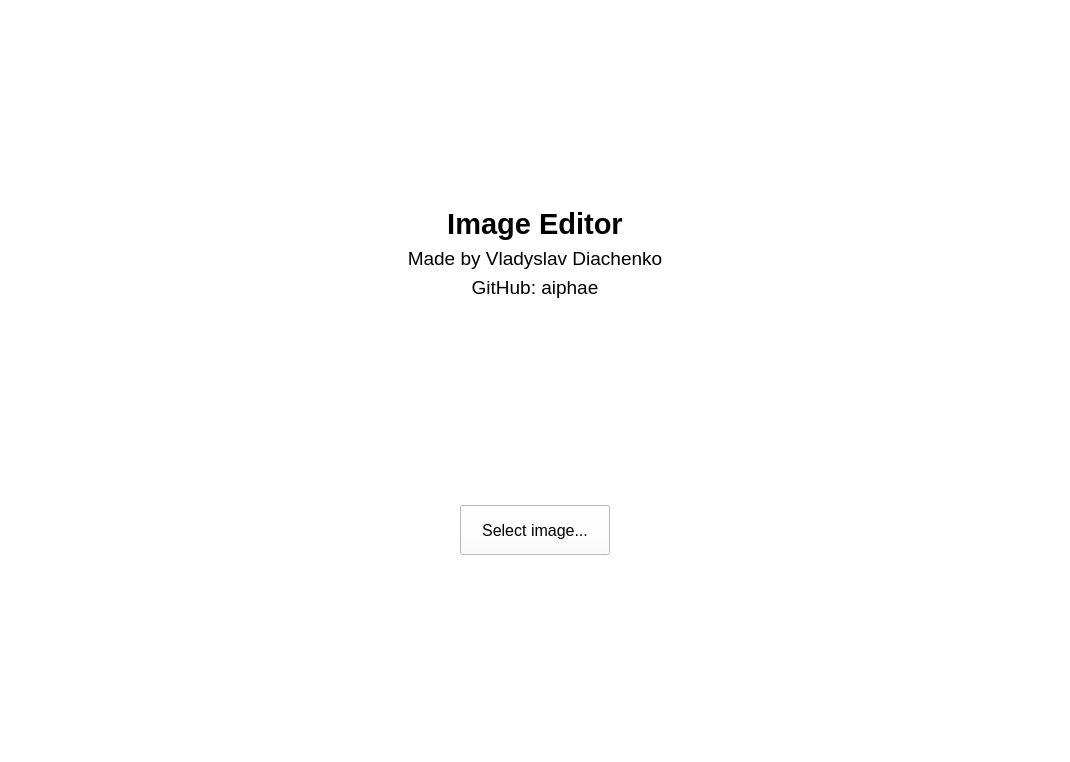
<?xml version="1.0" encoding="UTF-8"?>
<ui version="4.0">
 <class>MainWindow</class>
 <widget class="QMainWindow" name="MainWindow">
  <property name="enabled">
   <bool>true</bool>
  </property>
  <property name="geometry">
   <rect>
    <x>0</x>
    <y>0</y>
    <width>1070</width>
    <height>762</height>
   </rect>
  </property>
  <property name="sizePolicy">
   <sizepolicy hsizetype="Preferred" vsizetype="Preferred">
    <horstretch>0</horstretch>
    <verstretch>0</verstretch>
   </sizepolicy>
  </property>
  <property name="palette">
   <palette>
    <active>
     <colorrole role="WindowText">
      <brush brushstyle="SolidPattern">
       <color alpha="255">
        <red>0</red>
        <green>0</green>
        <blue>0</blue>
       </color>
      </brush>
     </colorrole>
     <colorrole role="Button">
      <brush brushstyle="SolidPattern">
       <color alpha="255">
        <red>255</red>
        <green>255</green>
        <blue>255</blue>
       </color>
      </brush>
     </colorrole>
     <colorrole role="Light">
      <brush brushstyle="SolidPattern">
       <color alpha="255">
        <red>255</red>
        <green>255</green>
        <blue>255</blue>
       </color>
      </brush>
     </colorrole>
     <colorrole role="Midlight">
      <brush brushstyle="SolidPattern">
       <color alpha="255">
        <red>255</red>
        <green>255</green>
        <blue>255</blue>
       </color>
      </brush>
     </colorrole>
     <colorrole role="Dark">
      <brush brushstyle="SolidPattern">
       <color alpha="255">
        <red>127</red>
        <green>127</green>
        <blue>127</blue>
       </color>
      </brush>
     </colorrole>
     <colorrole role="Mid">
      <brush brushstyle="SolidPattern">
       <color alpha="255">
        <red>170</red>
        <green>170</green>
        <blue>170</blue>
       </color>
      </brush>
     </colorrole>
     <colorrole role="Text">
      <brush brushstyle="SolidPattern">
       <color alpha="255">
        <red>0</red>
        <green>0</green>
        <blue>0</blue>
       </color>
      </brush>
     </colorrole>
     <colorrole role="BrightText">
      <brush brushstyle="SolidPattern">
       <color alpha="255">
        <red>255</red>
        <green>255</green>
        <blue>255</blue>
       </color>
      </brush>
     </colorrole>
     <colorrole role="ButtonText">
      <brush brushstyle="SolidPattern">
       <color alpha="255">
        <red>0</red>
        <green>0</green>
        <blue>0</blue>
       </color>
      </brush>
     </colorrole>
     <colorrole role="Base">
      <brush brushstyle="SolidPattern">
       <color alpha="255">
        <red>255</red>
        <green>255</green>
        <blue>255</blue>
       </color>
      </brush>
     </colorrole>
     <colorrole role="Window">
      <brush brushstyle="SolidPattern">
       <color alpha="255">
        <red>255</red>
        <green>255</green>
        <blue>255</blue>
       </color>
      </brush>
     </colorrole>
     <colorrole role="Shadow">
      <brush brushstyle="SolidPattern">
       <color alpha="255">
        <red>0</red>
        <green>0</green>
        <blue>0</blue>
       </color>
      </brush>
     </colorrole>
     <colorrole role="AlternateBase">
      <brush brushstyle="SolidPattern">
       <color alpha="255">
        <red>255</red>
        <green>255</green>
        <blue>255</blue>
       </color>
      </brush>
     </colorrole>
     <colorrole role="ToolTipBase">
      <brush brushstyle="SolidPattern">
       <color alpha="255">
        <red>255</red>
        <green>255</green>
        <blue>220</blue>
       </color>
      </brush>
     </colorrole>
     <colorrole role="ToolTipText">
      <brush brushstyle="SolidPattern">
       <color alpha="255">
        <red>0</red>
        <green>0</green>
        <blue>0</blue>
       </color>
      </brush>
     </colorrole>
     <colorrole role="PlaceholderText">
      <brush brushstyle="SolidPattern">
       <color alpha="127">
        <red>0</red>
        <green>0</green>
        <blue>0</blue>
       </color>
      </brush>
     </colorrole>
     <colorrole role="Accent">
      <brush brushstyle="SolidPattern">
       <color alpha="255">
        <red>255</red>
        <green>255</green>
        <blue>255</blue>
       </color>
      </brush>
     </colorrole>
    </active>
    <inactive>
     <colorrole role="WindowText">
      <brush brushstyle="SolidPattern">
       <color alpha="255">
        <red>0</red>
        <green>0</green>
        <blue>0</blue>
       </color>
      </brush>
     </colorrole>
     <colorrole role="Button">
      <brush brushstyle="SolidPattern">
       <color alpha="255">
        <red>255</red>
        <green>255</green>
        <blue>255</blue>
       </color>
      </brush>
     </colorrole>
     <colorrole role="Light">
      <brush brushstyle="SolidPattern">
       <color alpha="255">
        <red>255</red>
        <green>255</green>
        <blue>255</blue>
       </color>
      </brush>
     </colorrole>
     <colorrole role="Midlight">
      <brush brushstyle="SolidPattern">
       <color alpha="255">
        <red>255</red>
        <green>255</green>
        <blue>255</blue>
       </color>
      </brush>
     </colorrole>
     <colorrole role="Dark">
      <brush brushstyle="SolidPattern">
       <color alpha="255">
        <red>127</red>
        <green>127</green>
        <blue>127</blue>
       </color>
      </brush>
     </colorrole>
     <colorrole role="Mid">
      <brush brushstyle="SolidPattern">
       <color alpha="255">
        <red>170</red>
        <green>170</green>
        <blue>170</blue>
       </color>
      </brush>
     </colorrole>
     <colorrole role="Text">
      <brush brushstyle="SolidPattern">
       <color alpha="255">
        <red>0</red>
        <green>0</green>
        <blue>0</blue>
       </color>
      </brush>
     </colorrole>
     <colorrole role="BrightText">
      <brush brushstyle="SolidPattern">
       <color alpha="255">
        <red>255</red>
        <green>255</green>
        <blue>255</blue>
       </color>
      </brush>
     </colorrole>
     <colorrole role="ButtonText">
      <brush brushstyle="SolidPattern">
       <color alpha="255">
        <red>0</red>
        <green>0</green>
        <blue>0</blue>
       </color>
      </brush>
     </colorrole>
     <colorrole role="Base">
      <brush brushstyle="SolidPattern">
       <color alpha="255">
        <red>255</red>
        <green>255</green>
        <blue>255</blue>
       </color>
      </brush>
     </colorrole>
     <colorrole role="Window">
      <brush brushstyle="SolidPattern">
       <color alpha="255">
        <red>255</red>
        <green>255</green>
        <blue>255</blue>
       </color>
      </brush>
     </colorrole>
     <colorrole role="Shadow">
      <brush brushstyle="SolidPattern">
       <color alpha="255">
        <red>0</red>
        <green>0</green>
        <blue>0</blue>
       </color>
      </brush>
     </colorrole>
     <colorrole role="AlternateBase">
      <brush brushstyle="SolidPattern">
       <color alpha="255">
        <red>255</red>
        <green>255</green>
        <blue>255</blue>
       </color>
      </brush>
     </colorrole>
     <colorrole role="ToolTipBase">
      <brush brushstyle="SolidPattern">
       <color alpha="255">
        <red>255</red>
        <green>255</green>
        <blue>220</blue>
       </color>
      </brush>
     </colorrole>
     <colorrole role="ToolTipText">
      <brush brushstyle="SolidPattern">
       <color alpha="255">
        <red>0</red>
        <green>0</green>
        <blue>0</blue>
       </color>
      </brush>
     </colorrole>
     <colorrole role="PlaceholderText">
      <brush brushstyle="SolidPattern">
       <color alpha="127">
        <red>0</red>
        <green>0</green>
        <blue>0</blue>
       </color>
      </brush>
     </colorrole>
     <colorrole role="Accent">
      <brush brushstyle="SolidPattern">
       <color alpha="255">
        <red>255</red>
        <green>255</green>
        <blue>255</blue>
       </color>
      </brush>
     </colorrole>
    </inactive>
    <disabled>
     <colorrole role="WindowText">
      <brush brushstyle="SolidPattern">
       <color alpha="255">
        <red>127</red>
        <green>127</green>
        <blue>127</blue>
       </color>
      </brush>
     </colorrole>
     <colorrole role="Button">
      <brush brushstyle="SolidPattern">
       <color alpha="255">
        <red>255</red>
        <green>255</green>
        <blue>255</blue>
       </color>
      </brush>
     </colorrole>
     <colorrole role="Light">
      <brush brushstyle="SolidPattern">
       <color alpha="255">
        <red>255</red>
        <green>255</green>
        <blue>255</blue>
       </color>
      </brush>
     </colorrole>
     <colorrole role="Midlight">
      <brush brushstyle="SolidPattern">
       <color alpha="255">
        <red>255</red>
        <green>255</green>
        <blue>255</blue>
       </color>
      </brush>
     </colorrole>
     <colorrole role="Dark">
      <brush brushstyle="SolidPattern">
       <color alpha="255">
        <red>127</red>
        <green>127</green>
        <blue>127</blue>
       </color>
      </brush>
     </colorrole>
     <colorrole role="Mid">
      <brush brushstyle="SolidPattern">
       <color alpha="255">
        <red>170</red>
        <green>170</green>
        <blue>170</blue>
       </color>
      </brush>
     </colorrole>
     <colorrole role="Text">
      <brush brushstyle="SolidPattern">
       <color alpha="255">
        <red>127</red>
        <green>127</green>
        <blue>127</blue>
       </color>
      </brush>
     </colorrole>
     <colorrole role="BrightText">
      <brush brushstyle="SolidPattern">
       <color alpha="255">
        <red>255</red>
        <green>255</green>
        <blue>255</blue>
       </color>
      </brush>
     </colorrole>
     <colorrole role="ButtonText">
      <brush brushstyle="SolidPattern">
       <color alpha="255">
        <red>127</red>
        <green>127</green>
        <blue>127</blue>
       </color>
      </brush>
     </colorrole>
     <colorrole role="Base">
      <brush brushstyle="SolidPattern">
       <color alpha="255">
        <red>255</red>
        <green>255</green>
        <blue>255</blue>
       </color>
      </brush>
     </colorrole>
     <colorrole role="Window">
      <brush brushstyle="SolidPattern">
       <color alpha="255">
        <red>255</red>
        <green>255</green>
        <blue>255</blue>
       </color>
      </brush>
     </colorrole>
     <colorrole role="Shadow">
      <brush brushstyle="SolidPattern">
       <color alpha="255">
        <red>0</red>
        <green>0</green>
        <blue>0</blue>
       </color>
      </brush>
     </colorrole>
     <colorrole role="AlternateBase">
      <brush brushstyle="SolidPattern">
       <color alpha="255">
        <red>255</red>
        <green>255</green>
        <blue>255</blue>
       </color>
      </brush>
     </colorrole>
     <colorrole role="ToolTipBase">
      <brush brushstyle="SolidPattern">
       <color alpha="255">
        <red>255</red>
        <green>255</green>
        <blue>220</blue>
       </color>
      </brush>
     </colorrole>
     <colorrole role="ToolTipText">
      <brush brushstyle="SolidPattern">
       <color alpha="255">
        <red>0</red>
        <green>0</green>
        <blue>0</blue>
       </color>
      </brush>
     </colorrole>
     <colorrole role="PlaceholderText">
      <brush brushstyle="SolidPattern">
       <color alpha="127">
        <red>127</red>
        <green>127</green>
        <blue>127</blue>
       </color>
      </brush>
     </colorrole>
     <colorrole role="Accent">
      <brush brushstyle="SolidPattern">
       <color alpha="255">
        <red>255</red>
        <green>255</green>
        <blue>255</blue>
       </color>
      </brush>
     </colorrole>
    </disabled>
   </palette>
  </property>
  <property name="windowTitle">
   <string>MainWindow</string>
  </property>
  <widget class="QWidget" name="centralwidget">
   <layout class="QVBoxLayout" name="verticalLayout">
    <item>
     <spacer name="verticalSpacer_3">
      <property name="orientation">
       <enum>Qt::Vertical</enum>
      </property>
      <property name="sizeHint" stdset="0">
       <size>
        <width>20</width>
        <height>178</height>
       </size>
      </property>
     </spacer>
    </item>
    <item>
     <widget class="QLabel" name="title_label">
      <property name="font">
       <font>
        <pointsize>22</pointsize>
        <bold>true</bold>
       </font>
      </property>
      <property name="text">
       <string>Image Editor</string>
      </property>
      <property name="alignment">
       <set>Qt::AlignCenter</set>
      </property>
     </widget>
    </item>
    <item>
     <widget class="QLabel" name="name_label">
      <property name="font">
       <font>
        <pointsize>14</pointsize>
       </font>
      </property>
      <property name="text">
       <string>Made by Vladyslav Diachenko</string>
      </property>
      <property name="alignment">
       <set>Qt::AlignCenter</set>
      </property>
     </widget>
    </item>
    <item>
     <widget class="QLabel" name="github_label">
      <property name="palette">
       <palette>
        <active>
         <colorrole role="Button">
          <brush brushstyle="SolidPattern">
           <color alpha="255">
            <red>0</red>
            <green>0</green>
            <blue>0</blue>
           </color>
          </brush>
         </colorrole>
        </active>
        <inactive>
         <colorrole role="Button">
          <brush brushstyle="SolidPattern">
           <color alpha="255">
            <red>0</red>
            <green>0</green>
            <blue>0</blue>
           </color>
          </brush>
         </colorrole>
        </inactive>
        <disabled>
         <colorrole role="Button">
          <brush brushstyle="SolidPattern">
           <color alpha="255">
            <red>0</red>
            <green>0</green>
            <blue>0</blue>
           </color>
          </brush>
         </colorrole>
        </disabled>
       </palette>
      </property>
      <property name="font">
       <font>
        <pointsize>14</pointsize>
       </font>
      </property>
      <property name="text">
       <string>GitHub: aiphae</string>
      </property>
      <property name="alignment">
       <set>Qt::AlignCenter</set>
      </property>
     </widget>
    </item>
    <item>
     <spacer name="verticalSpacer">
      <property name="orientation">
       <enum>Qt::Vertical</enum>
      </property>
      <property name="sizeHint" stdset="0">
       <size>
        <width>20</width>
        <height>200</height>
       </size>
      </property>
     </spacer>
    </item>
    <item>
     <layout class="QHBoxLayout" name="horizontalLayout">
      <item alignment="Qt::AlignHCenter">
       <widget class="QPushButton" name="upload_image_button">
        <property name="enabled">
         <bool>true</bool>
        </property>
        <property name="minimumSize">
         <size>
          <width>150</width>
          <height>50</height>
         </size>
        </property>
        <property name="font">
         <font>
          <pointsize>12</pointsize>
         </font>
        </property>
        <property name="styleSheet">
         <string notr="true"/>
        </property>
        <property name="text">
         <string>Select image...</string>
        </property>
       </widget>
      </item>
     </layout>
    </item>
    <item>
     <spacer name="verticalSpacer_2">
      <property name="orientation">
       <enum>Qt::Vertical</enum>
      </property>
      <property name="sizeHint" stdset="0">
       <size>
        <width>20</width>
        <height>136</height>
       </size>
      </property>
     </spacer>
    </item>
   </layout>
  </widget>
 </widget>
 <resources/>
 <connections/>
</ui>
